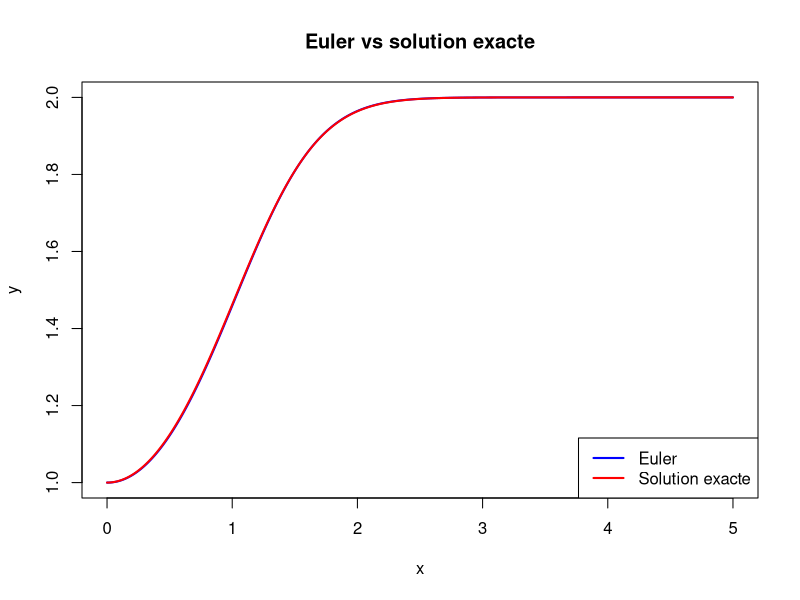
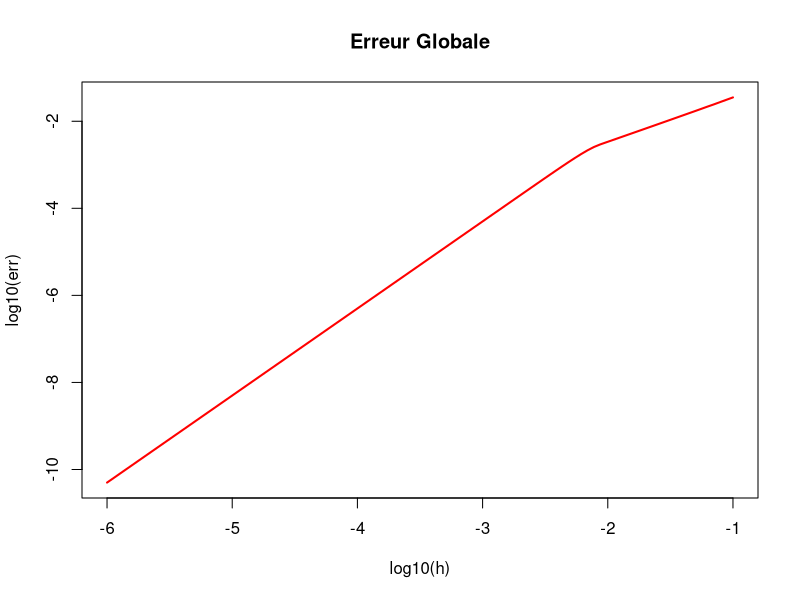
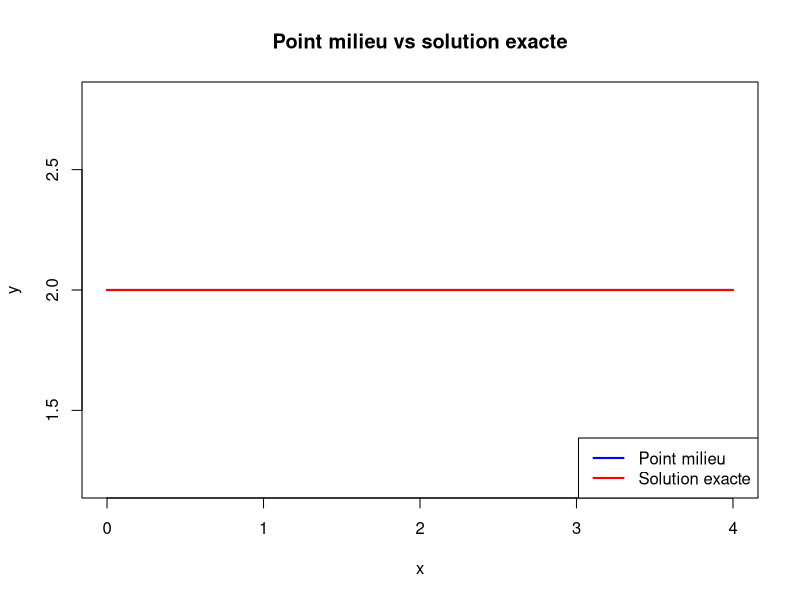
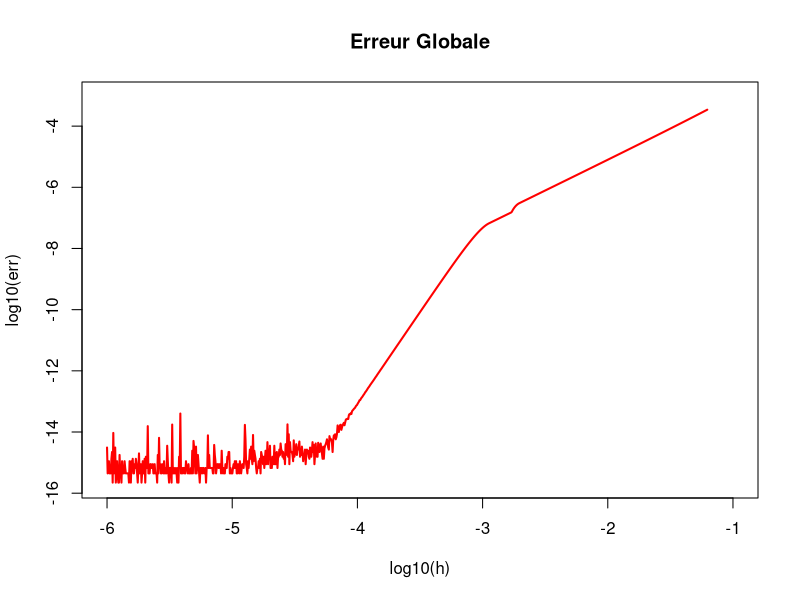
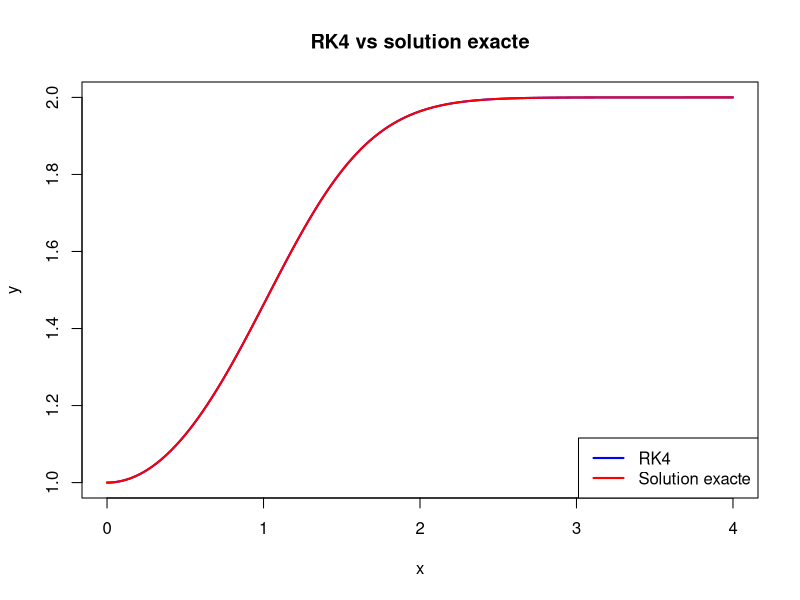
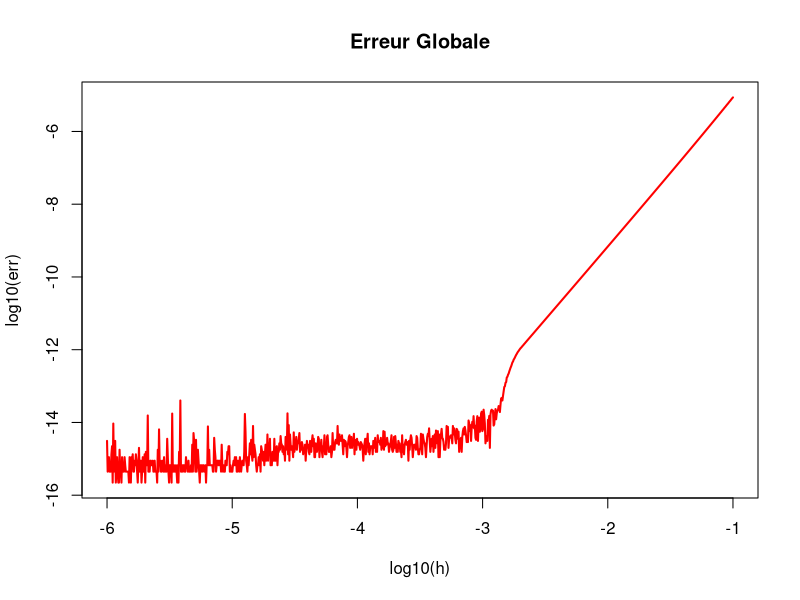

The R script that drew these images, in order:
y0 = 1
h = 0.01
N=5/h

f <- function (x, y) {
  2*x*y-x*y^2
}

x <- numeric(N + 1)
y <- numeric(N + 1)

x[1] <- 0
y[1] <- y0

for(i in 1:N){
  x[i + 1] <- x[i] + h
  y[i + 1] <- y[i] + h * f(x[i], y[i])
}


y_exacte <- 2*y[1] / (y[1] + (2 - y[1]) * exp(-x^2))

plot(x, y,
     type = "l",
     col = "blue",
     lwd = 2,
     xlab = "x",
     ylab = "y",
     main = "Euler vs solution exacte")

lines(x, y_exacte,
      col = "red",
      lwd = 2)

legend("bottomright",
       legend = c("Euler", "Solution exacte"),
       col = c("blue", "red"),
       lwd = 2,
       lty = c(1, 1))

# ii
N<-100
y0<-1

H <- 10^seq(-6, -1, length.out = N)

x <- numeric(N)
y <- numeric(N) # y[i] contient l'approximation pour le pas H[i]
err <- numeric(N)

f <- function (x, y) {
  2*x*y-x*y^2
}

y_exacte <- function(x){
  2*y0 / (y0 + (2 - y0) * exp(-x^2))
}


for(i in 1:N){
    x[i] = 0
    y[i] = y0
    err[i] <- abs(y_exacte(x[i])-y[i])
    for(j in 1:N){
      # Réalisation de Euler explicite
      tmp <- x[i]
      x[i] <- x[i] + H[i]
      y[i] <- y[i] + H[i] * f(tmp, y[i])
      
      # Recherche de l'erreur maximale pour h fixé : 
      if(err[i] <= abs(y_exacte(x[i])-y[i])){
        err[i] <- abs(y_exacte(x[i])-y[i])
      }
    }
}



plot(log10(H), log10(err),
     type = "l",
     col = "red",
     lwd = 2,
     xlab = "log10(h)",
     ylab = "log10(err)",
     main = "Erreur Globale")


#iii
# Point milieu:


y0<-2
h<-0.01
N<-4/h

f <- function (x, y) {
  2*x*y-x*y^2
}

x <- numeric(N)
y <- numeric(N)

x[1] <- 0
y[1] <- y0

for(i in 1:N){
  x[i + 1] <- x[i] + h
  y[i + 1] <- y[i] + h * f(x[i]+h/2, y[i] + h/2*f(x[i], y[i]))
}

y_exacte <- function(x){
  2*y0 / (y0 + (2 - y0) * exp(-x^2))
}

plot(x, y,
     type = "l",
     col = "blue",
     lwd = 2,
     xlab = "x",
     ylab = "y",
     main = "Point milieu vs solution exacte")

lines(x, y_exacte(x),
      col = "red",
      lwd = 2)

legend("bottomright",
       legend = c("Point milieu", "Solution exacte"),
       col = c("blue", "red"),
       lwd = 2,
       lty = c(1, 1))

# Erreur point milieu
N<-1000
y0<-1

H <- 10^seq(-6, -1, length.out = N)

x <- numeric(N)
y <- numeric(N) # y[i] contient l'approximation pour le pas H[i]
err <- numeric(N)

f <- function (x, y) {
  2*x*y-x*y^2
}

y_exacte <- function(x){
  2*y0 / (y0 + (2 - y0) * exp(-x^2))
}


for(i in 1:N){
  x[i] = 0
  y[i] = y0
  err[i] <- abs(y_exacte(x[i])-y[i])
  for(j in 1:N){
    # Réalisation de Point milieu
    tmp <- x[i]
    x[i] <- x[i] + H[i]
    y[i] <- y[i] + H[i] * f(tmp+H[i]/2, y[i] + H[i]/2*f(tmp, y[i]))
    
    # Recherche de l'erreur maximale pour h fixé : 
    if(err[i] <= abs(y_exacte(x[i])-y[i])){
      err[i] <- abs(y_exacte(x[i])-y[i])
    }
  }
}


plot(log10(H), log10(err),
     type = "l",
     col = "red",
     lwd = 2,
     xlab = "log10(h)",
     ylab = "log10(err)",
     main = "Erreur Globale")


# RK d'ordre 4
y0<-1
h<-0.01
N<-4/h

f <- function (x, y) {
  2*x*y-x*y^2
}


x <- numeric(N)
y <- numeric(N)

x[1] <- 0
y[1] <- y0


RK4<-matrix(c(0, 1/3, -1/3, 1, 0, 0, 1, -1, 0, 0, 0, 1, 0, 0, 0, 0), 4, 4)

c2<-sum(RK4[2,])
c3<-sum(RK4[3,])
c4<-sum(RK4[4,])

R1<-1/8
R2<-3/8
R3<-3/8
R4<-1/8



for(i in 1:N){
  k1 <- f(x[i], y[i])
  k2 <- f(x[i]+c2*h, y[i] + RK4[2, 1]*k1*h)
  k3 <- f(x[i]+c3*h, y[i] + (RK4[3, 1]*k1 + RK4[3, 2]*k2)*h)
  k4 <- f(x[i]+c4*h, y[i] + (RK4[4, 1]*k1 + RK4[4, 2]*k2 + RK4[4, 3]*k3)*h)
  
  x[i + 1] <- x[i] + h
  y[i + 1] <- y[i] + h *(R1*k1+R2*k2+R3*k3+R4*k4)
}



y_exacte <- function(x){
  2*y0 / (y0 + (2 - y0) * exp(-x^2))
}

plot(x, y,
     type = "l",
     col = "blue",
     lwd = 2,
     xlab = "x",
     ylab = "y",
     main = "RK4 vs solution exacte")

lines(x, y_exacte(x),
      col = "red",
      lwd = 2)

legend("bottomright",
       legend = c("RK4", "Solution exacte"),
       col = c("blue", "red"),
       lwd = 2,
       lty = c(1, 1))


#Erreur RK4
N<-1000
y0<-1

H <- 10^seq(-6, -1, length.out = N)

x <- numeric(N)
y <- numeric(N) # y[i] contient l'approximation pour le pas H[i]
err <- numeric(N)

f <- function (x, y) {
  2*x*y-x*y^2
}

y_exacte <- function(x){
  2*y0 / (y0 + (2 - y0) * exp(-x^2))
}

RK4<-matrix(c(0, 1/3, -1/3, 1, 0, 0, 1, -1, 0, 0, 0, 1, 0, 0, 0, 0), 4, 4)

c2<-sum(RK4[2,])
c3<-sum(RK4[3,])
c4<-sum(RK4[4,])

R1<-1/8
R2<-3/8
R3<-3/8
R4<-1/8

for(i in 1:N){
  x[i] = 0
  y[i] = y0
  err[i] <- abs(y_exacte(x[i])-y[i])
  for(j in 1:N){
    # Réalisation de RK4
    k1 <- f(x[i], y[i])
    k2 <- f(x[i]+c2*H[i], y[i] + RK4[2, 1]*k1*H[i])
    k3 <- f(x[i]+c3*H[i], y[i] + (RK4[3, 1]*k1 + RK4[3, 2]*k2)*H[i])
    k4 <- f(x[i]+c4*H[i], y[i] + (RK4[4, 1]*k1 + RK4[4, 2]*k2 + RK4[4, 3]*k3)*H[i])
    
    x[i] <- x[i] + H[i]
    y[i] <- y[i] + H[i] *(R1*k1+R2*k2+R3*k3+R4*k4)
    
    # Recherche de l'erreur maximale pour h fixé : 
    if(err[i] <= abs(y_exacte(x[i])-y[i])){
      err[i] <- abs(y_exacte(x[i])-y[i])
    }
  }
}


plot(log10(H), log10(err),
     type = "l",
     col = "red",
     lwd = 2,
     xlab = "log10(h)",
     ylab = "log10(err)",
     main = "Erreur Globale")
